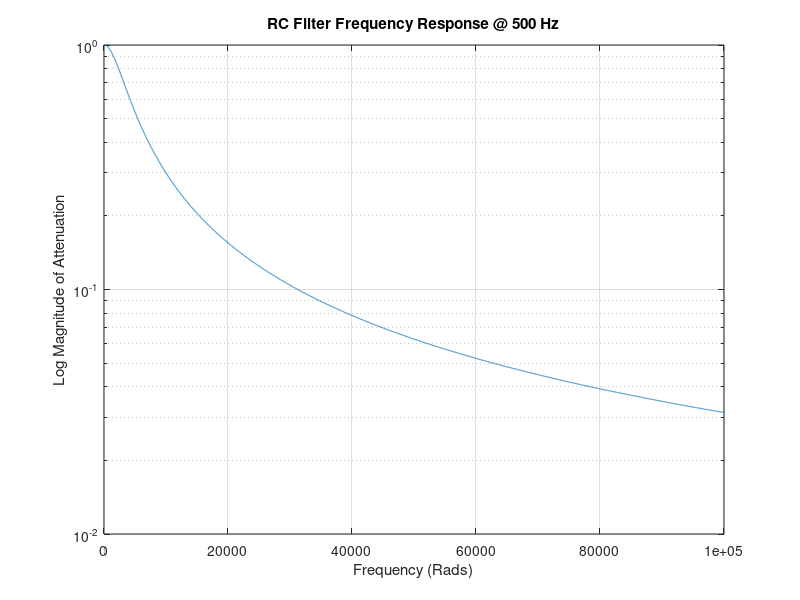

This figure's MATLAB source:
#Used to plot frequency response of RC filter of HW1 part2
#limited by the annotation abilities of Octave, was finished in matlab to use
#the data cursor there

%Used to plot frequency response of RC filter of HW1 part2
RC = 1/(2*pi*500) %uses fc=500hz

wp = linspace(0,100000,10000);

resp = 1./sqrt(1+(wp.*RC).^2);

figure

semilogy(wp, resp)
grid;
title("RC Filter Frequency Response @ 500 Hz")
xlabel("Frequency (Rads)")
ylabel("Log Magnitude of Attenuation")